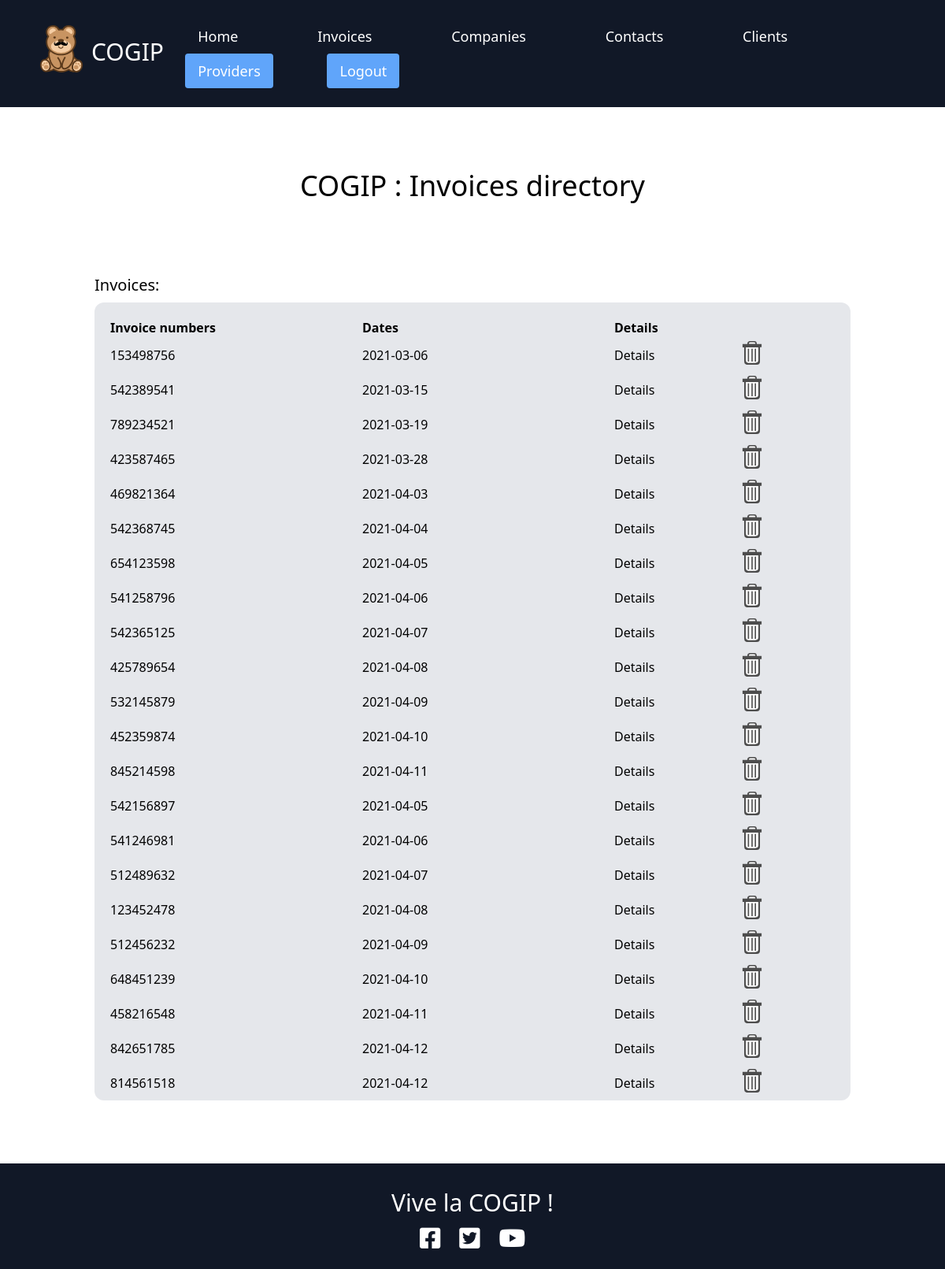
The page /?action=invoices (signed in) on the database its author committed.
### tables this page shows
CREATE TABLE `invoices` (
  `invoices_id` int(11) NOT NULL,
  `invoices_number` int(12) NOT NULL,
  `invoices_date` date NOT NULL,
  `invoices_company_id` int(11) DEFAULT NULL,
  `invoices_contact_id` int(11) DEFAULT NULL
);

### controller/control.php (called while the page is built, shortened)
<?php
require ('model/model.php');
function invoices(){
    $invoices_data = new Invoices;
    $invoices = $invoices_data->getInvoices();
    require ('views/invoices.php');
}

### model/model.php (called while the page is built, shortened)
<?php
class Invoices{
    public function getInvoices(){
        $db = $this->dbConnect();
        $invoices_data = $db->query('SELECT * FROM invoices');
        $invoices = $invoices_data->fetchAll();
        return $invoices ;
    }
        private function dbConnect(){
            $host = 'localhost';
            $db = 'cogip';
            $user = 'root';
            $password = '';
            try
            {
                $db = new PDO('mysql:host='.$host.';
                dbname='.$db.';
                charset=utf8',
                ''.$user.'',
                ''.$password.'',
                array(
                PDO::ATTR_ERRMODE => PDO::ERRMODE_EXCEPTION,
                PDO::ATTR_DEFAULT_FETCH_MODE => PDO::FETCH_OBJ));
                return $db;
            }
            catch(Exception $e)
            {
                die('Erreur : '.$e->getMessage());
            }
        }
}

### views/invoices.php (the view, shortened to what this page needs)
<?php
    $username = "Jean-Christian";
?>
<div class="flex flex-column justify-center mt-10">
    <h1 class="m-10 text-4xl">
        COGIP : Invoices directory
    </h1>
</div>
<div class="flex flex-col p-10 justify-center mx-20">
    <p class="text-xl mt-3 mb-2">Invoices:</p>
    <table class="bg-gray-200 rounded-xl mb-10">
        <thead>
            <tr class="text-left">
                <th class="pl-5 pt-5">Invoice numbers</th>
                <th class="pl-5 pt-5">Dates</th>
                <th class="pl-5 pt-5 w-1/6">Details</th>
            </tr>
        </thead>
        <tbody>
            <?php foreach ($invoices as $invoice):?>
                <tr>
                    <td class="py-1 pl-5 w-2/6"><?= $invoice->invoices_number?></td>
                    <td class="py-1 pl-5 w-2/6"><?= $invoice->invoices_date?></td>
                    <td class="py-1 pl-5 w-1/6"><a href='?action=détailsInvoices&id=<?=$invoice->invoices_id?>'>Details</a></td>
                    <?php if($username === "Jean-Christian" ):?>
                        <td class="py-1 pl-5 w-2/6">
                            <form action="?action=deleteInvoice" method="POST">
                                <button type="submit" name="delInvoice" value="<?= $invoice->invoices_id?>" >
                                    <img src="public/img/trashcan.svg" alt="delete img" width="30">
                                </button>
                            </form>
                        </td>
                    <?php endif ?>
                </tr>
            <?php endforeach?>
        </tbody>
    </table>
</div>
<?php
    $content = ob_get_clean();
    require ("template.php");

### index.php (shortened to what this page needs)
<?php
require ('controller/control.php');
if (isset($_GET['action'])){
    if ($_GET['action'] == 'invoices') {
        invoices();
    }
}
else {
    home();
}

### views/template.php (shortened to what this page needs)
<!DOCTYPE html>
<html lang="en">
<head>
    <link href="https://unpkg.com/tailwindcss@^2.0.4/dist/tailwind.min.css" rel="stylesheet">
    <link rel="stylesheet" href="https://use.fontawesome.com/releases/v5.15.3/css/all.css">
</head>
<body class="flex flex-col justify-between h-screen">
<header>
<nav class="p-6 bg-gray-900">
    <div class="flex flex-col md:flex-row items-center">
        <div class="flex flex-row mx-6 mb-3 md:mt-0">
            <img class="mr-2" src="public/img/jean_mich.svg" alt="logo cogip" width="60">
            <p class="text-3xl text-white mt-4">COGIP</p>
        </div>
        <div class="text-lg text-white ">
            <a href="?action=home"
                class="block py-2 px-4 mx-2 lg:mx-8 lg:inline-block lg:mt-0 rounded hover:text-blue-300">
                Home
            </a>
            <a href="?action=invoices"
                class="block py-2 px-4 mx-2 lg:mx-8 lg:inline-block lg:mt-0 rounded hover:text-blue-300">
                Invoices
            </a>
            <a href="?action=companies"
                class="block py-2 px-4 mx-2 lg:mx-8 lg:inline-block lg:mt-0 rounded hover:text-blue-300">
                Companies
            </a>
            <a href="?action=contacts"
                class="block py-2 px-4 mx-2 lg:mx-8 lg:inline-block lg:mt-0 rounded hover:text-blue-300">
                Contacts
            </a>
            <a href="?action=clients"
                class="block py-2 px-4 mx-2 lg:mx-8 lg:inline-block lg:mt-0 rounded hover:text-blue-300">
                Clients
            </a>
            <a href="?action=providers"
                class="block py-2 px-4 mx-2 lg:mx-8 lg:inline-block lg:mt-0 bg-blue-400 rounded hover:text-gray-800">
                Providers
             </a>
            <?php if (empty($_SESSION['Active'])) {
                echo '
                <a href="?action=login"
                class="block py-2 px-4 mx-2 lg:mx-8 lg:inline-block lg:mt-0 bg-blue-400 rounded hover:text-gray-800">
                Login
            </a>';
            }else {
                echo '
                <a href="?action=logout"
                class="block py-2 px-4 mx-2 lg:mx-8 lg:inline-block lg:mt-0 bg-blue-400 rounded hover:text-gray-800">
                Logout
            </a>';            }
        ?>
        </div>
    </div>
</nav>
</header>
<main>
    <?=$content?>
</main>
<footer class="p-6 bg-gray-900 shadow-lg">
    <div>
        <h2 class="text-3xl text-center text-white mt-2">
            Vive la COGIP !
        </h2>
    </div>
    <div class="flex flex-row justify-center ">
        <i class="fab fa-facebook-square text-3xl text-center text-white mt-3 mx-3"></i>
        <i class="fab fa-twitter-square text-3xl text-center text-white mt-3 mx-3"></i>
        <i class="fab fa-youtube text-3xl text-center text-white mt-3 mx-3"></i>
    </div>
</footer>
</body>
</html>

### rows shown on the page
invoices: invoices_number "153498756", invoices_date "2021-03-06", $invoice->invoices_id 1 (drawn)
invoices: invoices_number "542389541", invoices_date "2021-03-15", $invoice->invoices_id 2 (drawn)
invoices: invoices_number "789234521", invoices_date "2021-03-19", $invoice->invoices_id 3 (drawn)
invoices: invoices_number "423587465", invoices_date "2021-03-28", $invoice->invoices_id 4 (drawn)
invoices: invoices_number "469821364", invoices_date "2021-04-03", $invoice->invoices_id 5 (drawn)
invoices: invoices_number "542368745", invoices_date "2021-04-04", $invoice->invoices_id 11 (drawn)
invoices: invoices_number "654123598", invoices_date "2021-04-05", $invoice->invoices_id 12 (drawn)
invoices: invoices_number "541258796", invoices_date "2021-04-06", $invoice->invoices_id 13 (drawn)
invoices: invoices_number "542365125", invoices_date "2021-04-07", $invoice->invoices_id 14 (drawn)
invoices: invoices_number "425789654", invoices_date "2021-04-08", $invoice->invoices_id 15 (drawn)
invoices: invoices_number "532145879", invoices_date "2021-04-09", $invoice->invoices_id 16 (drawn)
invoices: invoices_number "452359874", invoices_date "2021-04-10", $invoice->invoices_id 17 (drawn)
invoices: invoices_number "845214598", invoices_date "2021-04-11", $invoice->invoices_id 18 (drawn)
invoices: invoices_number "542156897", invoices_date "2021-04-05", $invoice->invoices_id 19 (drawn)
invoices: invoices_number "541246981", invoices_date "2021-04-06", $invoice->invoices_id 20 (drawn)
invoices: invoices_number "512489632", invoices_date "2021-04-07", $invoice->invoices_id 21 (drawn)
invoices: invoices_number "123452478", invoices_date "2021-04-08", $invoice->invoices_id 22 (drawn)
invoices: invoices_number "512456232", invoices_date "2021-04-09", $invoice->invoices_id 23 (drawn)
invoices: invoices_number "648451239", invoices_date "2021-04-10", $invoice->invoices_id 24 (drawn)
invoices: invoices_number "458216548", invoices_date "2021-04-11", $invoice->invoices_id 25 (drawn)
invoices: invoices_number "842651785", invoices_date "2021-04-12", $invoice->invoices_id 26 (drawn)
invoices: invoices_number "814561518", invoices_date "2021-04-12", $invoice->invoices_id 27 (drawn)
